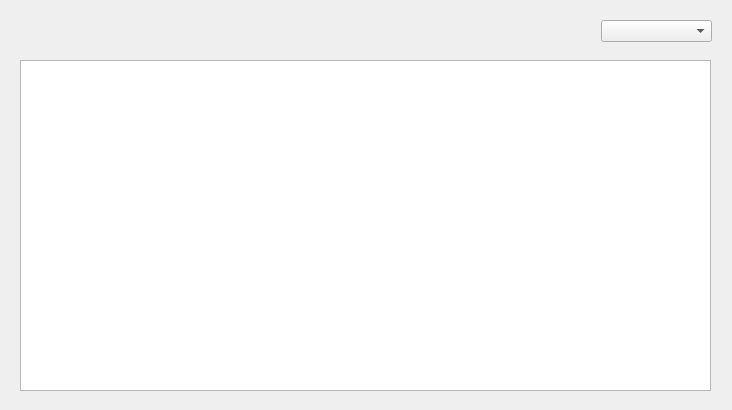
<?xml version="1.0" encoding="UTF-8"?>
<ui version="4.0">
 <class>pantalla_ordernar</class>
 <widget class="QDialog" name="pantalla_ordernar">
  <property name="geometry">
   <rect>
    <x>0</x>
    <y>0</y>
    <width>732</width>
    <height>410</height>
   </rect>
  </property>
  <property name="windowTitle">
   <string>Dialog</string>
  </property>
  <widget class="QTableView" name="tableView_ordenar">
   <property name="geometry">
    <rect>
     <x>20</x>
     <y>60</y>
     <width>691</width>
     <height>331</height>
    </rect>
   </property>
  </widget>
  <widget class="QComboBox" name="comboBox_ordenar">
   <property name="geometry">
    <rect>
     <x>601</x>
     <y>20</y>
     <width>111</width>
     <height>22</height>
    </rect>
   </property>
  </widget>
 </widget>
 <resources/>
 <connections/>
</ui>
